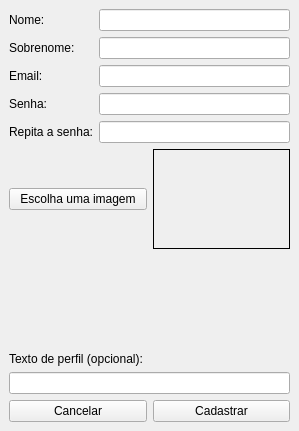
<?xml version="1.0" encoding="UTF-8"?>
<ui version="4.0">
 <class>Cadastre_se</class>
 <widget class="QMainWindow" name="Cadastre_se">
  <property name="geometry">
   <rect>
    <x>0</x>
    <y>0</y>
    <width>299</width>
    <height>431</height>
   </rect>
  </property>
  <property name="windowTitle">
   <string>Cadastre-se</string>
  </property>
  <widget class="QWidget" name="centralwidget">
   <layout class="QGridLayout" name="gridLayout_2">
    <item row="0" column="0">
     <layout class="QGridLayout" name="gridLayout">
      <item row="0" column="0">
       <layout class="QFormLayout" name="formLayout">
        <item row="0" column="0">
         <widget class="QLabel" name="lblNome">
          <property name="text">
           <string>Nome:</string>
          </property>
         </widget>
        </item>
        <item row="0" column="1">
         <widget class="QLineEdit" name="lineNome"/>
        </item>
        <item row="1" column="0">
         <widget class="QLabel" name="lblSobrenome">
          <property name="text">
           <string>Sobrenome:</string>
          </property>
         </widget>
        </item>
        <item row="1" column="1">
         <widget class="QLineEdit" name="lineSobrenome"/>
        </item>
        <item row="2" column="0">
         <widget class="QLabel" name="lblEmail">
          <property name="text">
           <string>Email:</string>
          </property>
         </widget>
        </item>
        <item row="2" column="1">
         <widget class="QLineEdit" name="lineEmail"/>
        </item>
        <item row="3" column="0">
         <widget class="QLabel" name="lblSenha">
          <property name="text">
           <string>Senha:</string>
          </property>
         </widget>
        </item>
        <item row="3" column="1">
         <widget class="QLineEdit" name="lineSenha">
          <property name="inputMethodHints">
           <set>Qt::ImhHiddenText|Qt::ImhNoAutoUppercase|Qt::ImhNoPredictiveText|Qt::ImhSensitiveData</set>
          </property>
          <property name="echoMode">
           <enum>QLineEdit::Password</enum>
          </property>
         </widget>
        </item>
        <item row="4" column="0">
         <widget class="QLabel" name="lblRepitaSenha">
          <property name="text">
           <string>Repita a senha:</string>
          </property>
         </widget>
        </item>
        <item row="4" column="1">
         <widget class="QLineEdit" name="lineRepitaSenha">
          <property name="inputMethodHints">
           <set>Qt::ImhHiddenText|Qt::ImhNoAutoUppercase|Qt::ImhNoPredictiveText|Qt::ImhSensitiveData</set>
          </property>
          <property name="echoMode">
           <enum>QLineEdit::Password</enum>
          </property>
         </widget>
        </item>
        <item row="5" column="0" colspan="2">
         <layout class="QHBoxLayout" name="horizontalLayout_2">
          <item>
           <widget class="QPushButton" name="btnEscolhaImagem">
            <property name="text">
             <string>Escolha uma imagem</string>
            </property>
           </widget>
          </item>
          <item>
           <widget class="QLabel" name="lblFoto">
            <property name="sizePolicy">
             <sizepolicy hsizetype="Maximum" vsizetype="Maximum">
              <horstretch>0</horstretch>
              <verstretch>0</verstretch>
             </sizepolicy>
            </property>
            <property name="minimumSize">
             <size>
              <width>100</width>
              <height>100</height>
             </size>
            </property>
            <property name="maximumSize">
             <size>
              <width>300</width>
              <height>300</height>
             </size>
            </property>
            <property name="baseSize">
             <size>
              <width>100</width>
              <height>100</height>
             </size>
            </property>
            <property name="frameShape">
             <enum>QFrame::Box</enum>
            </property>
            <property name="text">
             <string>&lt;Imagem&gt;</string>
            </property>
            <property name="scaledContents">
             <bool>true</bool>
            </property>
            <property name="alignment">
             <set>Qt::AlignCenter</set>
            </property>
           </widget>
          </item>
         </layout>
        </item>
       </layout>
      </item>
      <item row="1" column="0">
       <layout class="QVBoxLayout" name="verticalLayout">
        <item>
         <widget class="QLabel" name="lblTextoPerfil">
          <property name="sizePolicy">
           <sizepolicy hsizetype="Preferred" vsizetype="Fixed">
            <horstretch>0</horstretch>
            <verstretch>0</verstretch>
           </sizepolicy>
          </property>
          <property name="text">
           <string>Texto de perfil (opcional):</string>
          </property>
          <property name="alignment">
           <set>Qt::AlignLeading|Qt::AlignLeft|Qt::AlignTop</set>
          </property>
         </widget>
        </item>
        <item>
         <widget class="QLineEdit" name="lineTextoStatus">
          <property name="sizePolicy">
           <sizepolicy hsizetype="Expanding" vsizetype="Fixed">
            <horstretch>0</horstretch>
            <verstretch>0</verstretch>
           </sizepolicy>
          </property>
         </widget>
        </item>
       </layout>
      </item>
      <item row="2" column="0">
       <layout class="QHBoxLayout" name="horizontalLayout">
        <item>
         <widget class="QPushButton" name="btnCancelar">
          <property name="text">
           <string>Cancelar</string>
          </property>
         </widget>
        </item>
        <item>
         <widget class="QPushButton" name="btnCadastrar">
          <property name="text">
           <string>Cadastrar</string>
          </property>
         </widget>
        </item>
       </layout>
      </item>
     </layout>
    </item>
   </layout>
  </widget>
  <widget class="QMenuBar" name="menubar">
   <property name="geometry">
    <rect>
     <x>0</x>
     <y>0</y>
     <width>299</width>
     <height>21</height>
    </rect>
   </property>
  </widget>
 </widget>
 <resources/>
 <connections/>
</ui>
